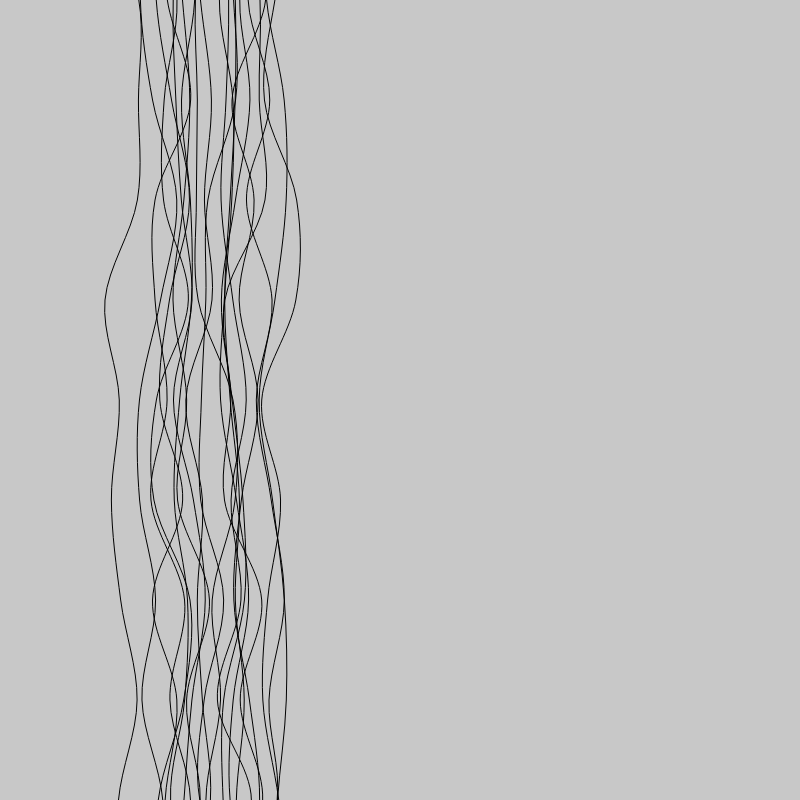
Frame 1 (no input)
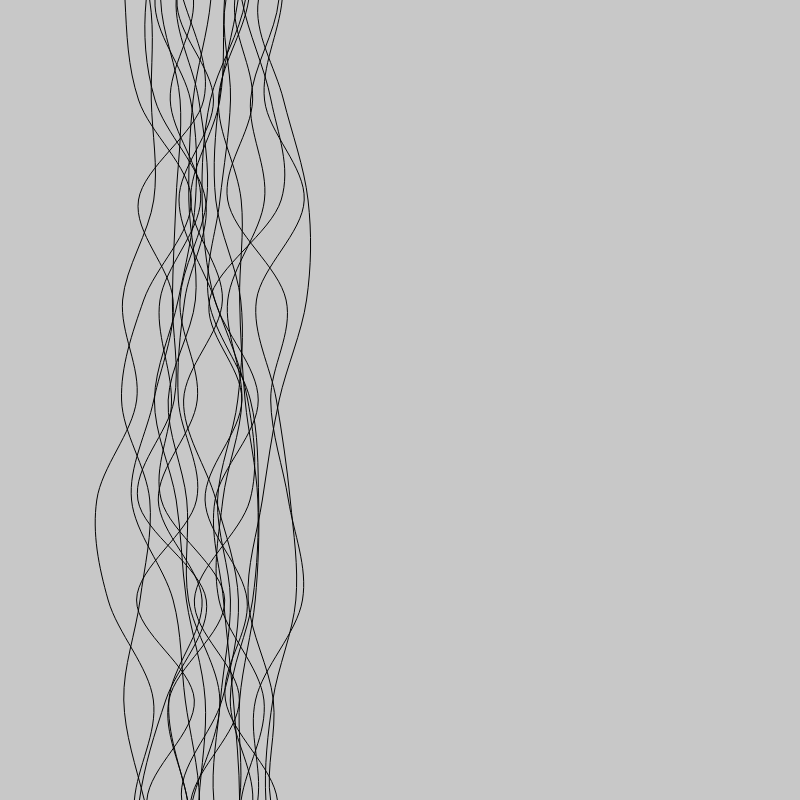
Frame 60 (no input)
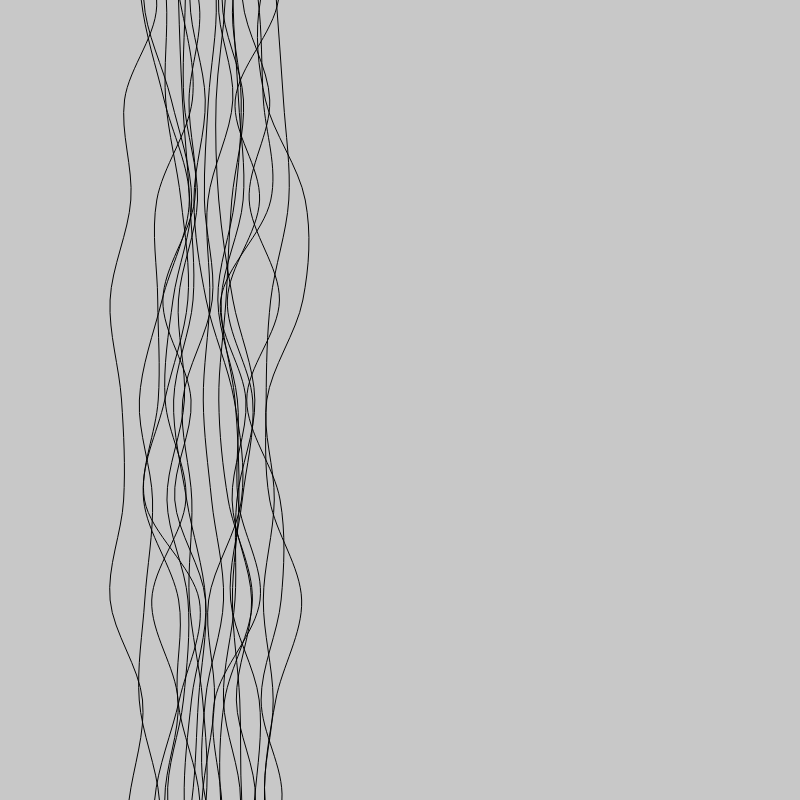
Frame 120 (the mouse pressed at the canvas centre since frame 60)

The p5.js sketch that drew these frames (run headless with seeded random() and noise() and a simulated clock; from frame 60 on, the mouse is pressed at the canvas centre):

// p5.js sketch
// ── sketch.js
let offsetsLeft = [];

let lines = [];

const clamp = (num, min, max) => Math.min(Math.max(num, min), max);

function setup() {
  createCanvas(800, 800);
  for (let i = 0; i < 20; i++) {
    lines[i] = new line(random(120,280));
  }
}

function draw() {
  background(200, 200, 200);

  noFill();

  for (let lineNo = 0; lineNo < lines.length; lineNo++) {
    beginShape();

    for (let i = 0; i < lines[lineNo].getCtrlPoints.length; i++) {
      curveVertex(lines[lineNo].getCtrlPoints[i].getCurPos, (i - 1) * 100);
    }

    endShape();
  }
}

function getRndChange() {
  return random(-2.0, 2.0);
}


//Line mit verschiedenen Punkten
class line {
  constructor(pos){
    this.ctrlPoints = [];
    for(let i = 0; i < 11; i++){
      this.ctrlPoints[i] = new ctrlPoint(pos);
    }
  }

  get getCtrlPoints(){
    return this.ctrlPoints;
  }
  
}


// Einzelner Punkt in einer Line
class ctrlPoint {
  constructor(center) {
    this.direction = Math.round(Math.random()) * 2 - 1;
    this.initialPos = this.rndX(center);
    this.curPos = this.initialPos;
    this.maxDiverge = 20;
    this.speed = random(0.1, 0.5);
  }

  rndX(center) {
    return random(center - 20, center + 20);
  }

  randomizeSpeed() {
    this.speed = clamp(this.speed + random(-0.1, 0.1), 0.1, 0.5);
  }

  update() {
    
    this.randomizeSpeed();
    
    let tempPos = this.curPos + this.speed * this.direction;
    
    if (this.direction > 0) {
      tempPos > this.initialPos + this.maxDiverge
        ? (this.direction = -this.direction)
        : (this.curPos = tempPos);
    } else {
      tempPos < this.initialPos - this.maxDiverge
        ? (this.direction = -this.direction)
        : (this.curPos = tempPos);
    }
  }

  get getCurPos() {
    this.update();
    return this.curPos;
  }
}
